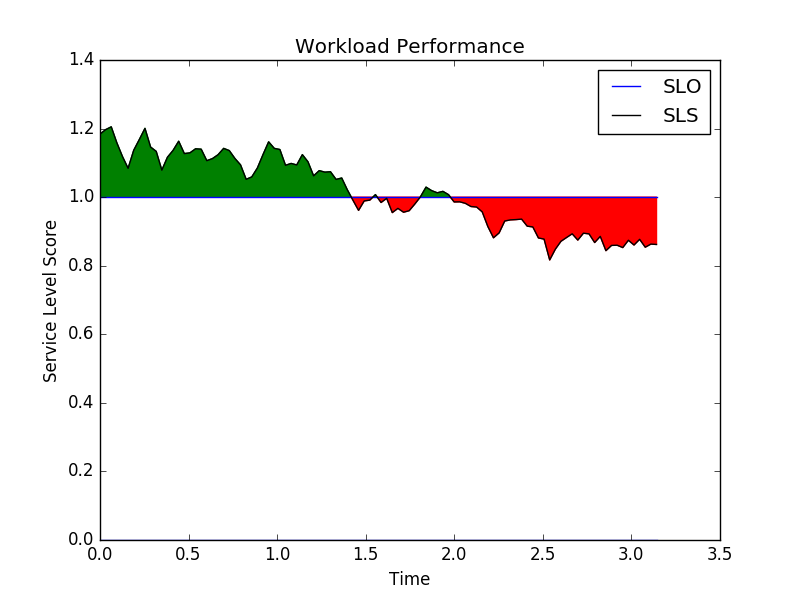

Write the Python code that produced this figure.
#!/usr/bin/env python

import numpy as np
import matplotlib.pyplot as plt

num_samples = 100
jitter = 0.2

def smooth(y, box_pts):
    box = np.ones(box_pts) / box_pts
    y_smooth = np.convolve(y, box, mode='same')
    return y_smooth

x = np.linspace(0.00000001, np.pi, num_samples)
random_field = (np.random.ranf(num_samples) - 0.5) * jitter
smooth_random_field = smooth(random_field, 3)
sls = smooth_random_field + (1 + 0.15 * np.sin(x + np.pi/2))
slo = np.linspace(1, 1, num_samples)

plt.plot(x, slo, label='SLO', color='blue')
plt.plot(x, sls, label='SLS', color='black')
plt.plot(x, x * 0)

plt.fill_between(x, slo, sls, where=sls<1.0, interpolate=True, color='red')
plt.fill_between(x, slo, sls, where=sls>1.0, interpolate=True, color='green')

plt.title("Workload Performance")
plt.xlabel('Time')
plt.ylabel('Service Level Score')
plt.legend()

plt.savefig('sls-example.png')
